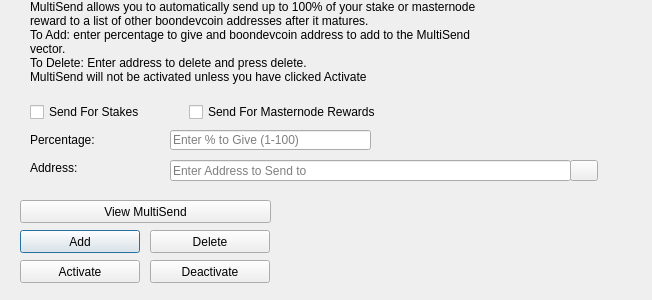
<?xml version="1.0" encoding="UTF-8"?>
<ui version="4.0">
 <class>MultiSendDialog</class>
 <widget class="QDialog" name="MultiSendDialog">
  <property name="windowModality">
   <enum>Qt::NonModal</enum>
  </property>
  <property name="geometry">
   <rect>
    <x>0</x>
    <y>0</y>
    <width>652</width>
    <height>300</height>
   </rect>
  </property>
  <property name="windowTitle">
   <string>MultiSend</string>
  </property>
  <widget class="QLineEdit" name="multiSendPercentEdit">
   <property name="geometry">
    <rect>
     <x>170</x>
     <y>130</y>
     <width>201</width>
     <height>20</height>
    </rect>
   </property>
   <property name="toolTip">
    <string>Enter whole numbers 1 - 100</string>
   </property>
   <property name="placeholderText">
    <string>Enter % to Give (1-100)</string>
   </property>
  </widget>
  <widget class="QLineEdit" name="multiSendAddressEdit">
   <property name="geometry">
    <rect>
     <x>170</x>
     <y>160</y>
     <width>401</width>
     <height>21</height>
    </rect>
   </property>
   <property name="toolTip">
    <string/>
   </property>
   <property name="placeholderText">
    <string>Enter Address to Send to</string>
   </property>
  </widget>
  <widget class="QLabel" name="label_2">
   <property name="geometry">
    <rect>
     <x>30</x>
     <y>0</y>
     <width>451</width>
     <height>121</height>
    </rect>
   </property>
   <property name="lineWidth">
    <number>1</number>
   </property>
   <property name="text">
    <string>MultiSend allows you to automatically send up to 100% of your stake or masternode reward to a list of other boondevcoin addresses after it matures.
To Add: enter percentage to give and boondevcoin address to add to the MultiSend vector.
To Delete: Enter address to delete and press delete.
MultiSend will not be activated unless you have clicked Activate</string>
   </property>
   <property name="alignment">
    <set>Qt::AlignLeading|Qt::AlignLeft|Qt::AlignTop</set>
   </property>
   <property name="wordWrap">
    <bool>true</bool>
   </property>
  </widget>
  <widget class="QLabel" name="message">
   <property name="geometry">
    <rect>
     <x>290</x>
     <y>200</y>
     <width>351</width>
     <height>91</height>
    </rect>
   </property>
   <property name="text">
    <string/>
   </property>
  </widget>
  <widget class="QPushButton" name="addButton">
   <property name="geometry">
    <rect>
     <x>20</x>
     <y>230</y>
     <width>120</width>
     <height>23</height>
    </rect>
   </property>
   <property name="toolTip">
    <string/>
   </property>
   <property name="statusTip">
    <string>Add to MultiSend Vector</string>
   </property>
   <property name="text">
    <string>Add</string>
   </property>
  </widget>
  <widget class="QPushButton" name="disableButton">
   <property name="geometry">
    <rect>
     <x>150</x>
     <y>260</y>
     <width>120</width>
     <height>23</height>
    </rect>
   </property>
   <property name="statusTip">
    <string>Deactivate MultiSend</string>
   </property>
   <property name="text">
    <string>Deactivate</string>
   </property>
  </widget>
  <widget class="QPushButton" name="addressBookButton">
   <property name="geometry">
    <rect>
     <x>570</x>
     <y>160</y>
     <width>28</width>
     <height>21</height>
    </rect>
   </property>
   <property name="toolTip">
    <string>Choose an address from the address book</string>
   </property>
   <property name="text">
    <string/>
   </property>
   <property name="icon">
    <iconset resource="../boondevcoin.qrc">
     <normaloff>:/icons/address-book</normaloff>:/icons/address-book</iconset>
   </property>
   <property name="shortcut">
    <string>Alt+A</string>
   </property>
   <property name="autoDefault">
    <bool>false</bool>
   </property>
  </widget>
  <widget class="QLabel" name="label">
   <property name="geometry">
    <rect>
     <x>30</x>
     <y>130</y>
     <width>121</width>
     <height>20</height>
    </rect>
   </property>
   <property name="toolTip">
    <string>Percentage of stake to send</string>
   </property>
   <property name="text">
    <string>Percentage:</string>
   </property>
  </widget>
  <widget class="QLabel" name="label_5">
   <property name="geometry">
    <rect>
     <x>30</x>
     <y>160</y>
     <width>111</width>
     <height>16</height>
    </rect>
   </property>
   <property name="toolTip">
    <string>Address to send portion of stake to</string>
   </property>
   <property name="text">
    <string>Address:</string>
   </property>
  </widget>
  <widget class="QPushButton" name="deleteButton">
   <property name="geometry">
    <rect>
     <x>150</x>
     <y>230</y>
     <width>120</width>
     <height>23</height>
    </rect>
   </property>
   <property name="toolTip">
    <string/>
   </property>
   <property name="statusTip">
    <string>Delete Address From MultiSend Vector</string>
   </property>
   <property name="text">
    <string>Delete</string>
   </property>
  </widget>
  <widget class="QPushButton" name="activateButton">
   <property name="geometry">
    <rect>
     <x>20</x>
     <y>260</y>
     <width>120</width>
     <height>23</height>
    </rect>
   </property>
   <property name="statusTip">
    <string>Activate MultiSend</string>
   </property>
   <property name="text">
    <string>Activate</string>
   </property>
  </widget>
  <widget class="QPushButton" name="viewButton">
   <property name="geometry">
    <rect>
     <x>20</x>
     <y>200</y>
     <width>251</width>
     <height>23</height>
    </rect>
   </property>
   <property name="toolTip">
    <string/>
   </property>
   <property name="statusTip">
    <string>View MultiSend Vector</string>
   </property>
   <property name="text">
    <string>View MultiSend</string>
   </property>
  </widget>
  <widget class="QWidget" name="horizontalLayoutWidget">
   <property name="geometry">
    <rect>
     <x>30</x>
     <y>100</y>
     <width>351</width>
     <height>24</height>
    </rect>
   </property>
   <layout class="QHBoxLayout" name="horizontalLayout">
    <item>
     <widget class="QCheckBox" name="multiSendStakeCheckBox">
      <property name="text">
       <string>Send For Stakes</string>
      </property>
     </widget>
    </item>
    <item>
     <widget class="QCheckBox" name="multiSendMasternodeCheckBox">
      <property name="text">
       <string>Send For Masternode Rewards</string>
      </property>
     </widget>
    </item>
   </layout>
  </widget>
 </widget>
 <resources>
  <include location="../boondevcoin.qrc"/>
 </resources>
 <connections/>
</ui>
